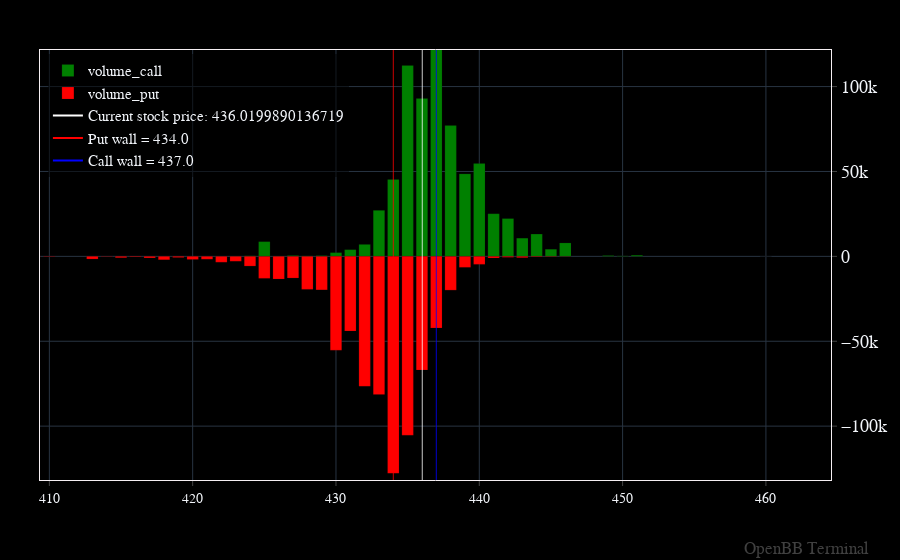

Notebook cell for this chart:
### Code cell
chain = full_chain.copy()
current_expiration = chain.expiration.iloc[0]
print('current_expiration', current_expiration)
chain = chain[chain["expiration"] == current_expiration]

call_field_name = 'volume_call'
put_field_name = 'volume_put'

#option chain calculation require for absolute volume
min_strike = 0.90 * current_price
max_strike = 1.10 * current_price

chain = chain[chain["strike"] >= min_strike]
chain = chain[chain["strike"] <= max_strike]

calls = chain[chain["optionType"] == "call"]
puts = chain[chain["optionType"] == "put"]

option_chain = pd.merge(
    calls[["volume", "strike", "openInterest"]],
    puts[["volume", "strike", "openInterest"]],
    on="strike",
)

option_chain = option_chain.rename(
    columns={
        "volume_x": "volume_call",
        "volume_y": "volume_put",
        "openInterest_x": "openInterest_call",
        "openInterest_y": "openInterest_put",
    }
)

option_chain[["openInterest_put", "volume_put"]] = (
    option_chain[["openInterest_put", "volume_put"]] * -1
)
option_chain[["openInterest_call", "volume_call"]] = (
    option_chain[["openInterest_call", "volume_call"]]
)
#calculate put/call wall above/bellow price
try:
    put_wall_id = option_chain[option_chain['strike'] <= current_price][put_field_name].idxmin()
    call_wall_id = option_chain[option_chain['strike'] >= current_price][call_field_name].idxmax()
    put_wall = option_chain.iloc[put_wall_id].strike
    call_wall = option_chain.iloc[call_wall_id].strike
except:
    put_wall = None
    call_wall = None
option_absolute_plot = OpenBBFigure()

option_absolute_plot.add_bar(
    x=option_chain.strike,
    y=option_chain[call_field_name],
    name=call_field_name,
    marker_color="green",
    width=0.8
)

option_absolute_plot.add_bar(
    x=option_chain.strike,
    y=option_chain[put_field_name],
    name=put_field_name,
    marker_color="red",
    width=0.8
)
option_absolute_plot.add_vline_legend(
    x=current_price,
    name=f"Current stock price: {current_price}",
    line=dict(width=0.8, color="white"),
)

if put_wall:
    option_absolute_plot.add_vline_legend(
        x=put_wall,
        name=f"Put wall = {put_wall}",
        line=dict(width=0.8, color="red"),
    )
if call_wall:
    option_absolute_plot.add_vline_legend(
        x=call_wall,
        name=f"Call wall = {call_wall}",
        line=dict(width=0.8, color="blue"),
    )

option_absolute_plot.update_layout()
option_absolute_plot.show(external=False)

### Figure 1 — Plotly figure (JSON) as saved in the notebook; plotly's stock layout.template omitted (floating-point values rounded to 4 significant figures)
{"data": [{"marker": {"color": "green", "line": {"width": 0.15}}, "name": "volume_call", "type": "bar", "width": 0.8, "x": [400, 401, 405, 409, 410, 413, 414, 415, 416, 417, 418, 419, 420, 421, 422, 423, 424, 425, 426, 427, 428, 429, 430, 431, 432, 433, 434, 435, 436, 437, 438, 439, 440, 441, 442, 443, 444, 445, 446, 449, 450, 451, 460], "y": [135, 9, 0, 0, 2, 1, 0, 10, 4, 2, 3, 6, 40, 8, 22, 105, 300, 8659, 163, 496, 260, 425, 2194, 3942, 7032, 27105, 45269, 112406, 92925, 124106, 77010, 48579, 54626, 25096, 22251, 10707, 13132, 4187, 7900, 487, 260, 691, 3]}, {"marker": {"color": "red", "line": {"width": 0.15}}, "name": "volume_put", "type": "bar", "width": 0.8, "x": [400, 401, 405, 409, 410, 413, 414, 415, 416, 417, 418, 419, 420, 421, 422, 423, 424, 425, 426, 427, 428, 429, 430, 431, 432, 433, 434, 435, 436, 437, 438, 439, 440, 441, 442, 443, 444, 445, 446, 449, 450, 451, 460], "y": [-2149, -438, -2685, -49, -204, -1575, -188, -799, -326, -925, -2001, -684, -1829, -1685, -3458, -2877, -5732, -12965, -13342, -12770, -19441, -19749, -55275, -44020, -76567, -81438, -127822, -105388, -66925, -42134, -19896, -6478, -4713, -984, -559, -785, -291, -201, -92, -12, -4, 0, -1]}, {"hovertemplate": "%{y}", "line": {"dash": "solid"}, "marker": {"color": "white"}, "mode": "lines", "name": "Current stock price: 436.0199890136719", "type": "scatter", "x": [null], "y": [null]}, {"hovertemplate": "%{y}", "line": {"dash": "solid"}, "marker": {"color": "red"}, "mode": "lines", "name": "Put wall = 434.0", "type": "scatter", "x": [null], "y": [null]}, {"hovertemplate": "%{y}", "line": {"dash": "solid"}, "marker": {"color": "blue"}, "mode": "lines", "name": "Call wall = 437.0", "type": "scatter", "x": [null], "y": [null]}], "layout": {"annotations": [{"font": {"color": "gray", "size": 17}, "opacity": 0.5, "showarrow": false, "text": "OpenBB Terminal", "x": 1, "xanchor": "right", "xref": "paper", "xshift": 40, "y": 0, "yanchor": "bottom", "yref": "paper", "yshift": -80}], "autosize": true, "bargap": 0, "bargroupgap": 0, "barmode": "overlay", "legend": {"orientation": "v"}, "margin": {"b": 80, "l": 40, "r": 50, "t": 50}, "shapes": [{"line": {"color": "white", "width": 0.8}, "type": "line", "x0": 436.0, "x1": 436.0, "xref": "x", "y0": 0, "y1": 1, "yref": "y domain"}, {"line": {"color": "red", "width": 0.8}, "type": "line", "x0": 434, "x1": 434, "xref": "x", "y0": 0, "y1": 1, "yref": "y domain"}, {"line": {"color": "blue", "width": 0.8}, "type": "line", "x0": 437, "x1": 437, "xref": "x", "y0": 0, "y1": 1, "yref": "y domain"}], "xaxis": {"autorange": false, "range": [409.3, 464.5], "type": "linear"}, "yaxis": {"autorange": false, "range": [-131700.0, 121600.0], "type": "linear"}}}
